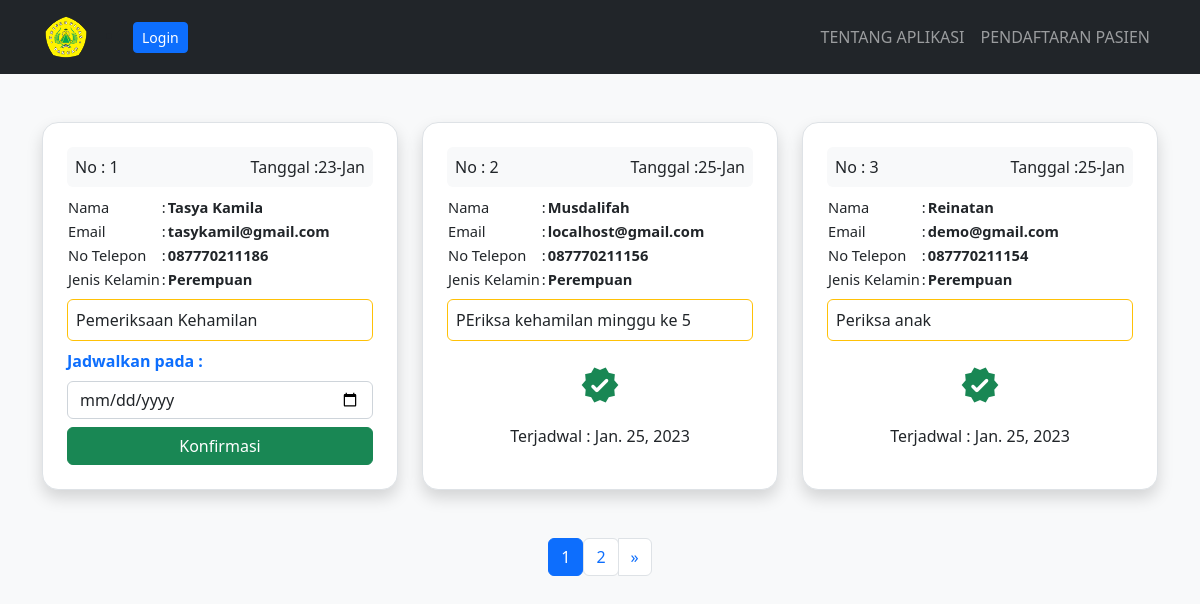
/managependaftaran/, run on the app's committed database.
### bidan/models.py (models this page shows, shortened)
class Pendaftaran(models.Model):
    name = models.CharField(max_length=50)
    email = models.CharField(max_length=100)
    nomortelepon = models.CharField(max_length=15)
    jeniskelamin = models.CharField(max_length=15)
    message = models.TextField(blank=True)
    tanggal_daftar = models.DateField(auto_now_add=True)
    daftar_konfirmasi = models.BooleanField(default=False)
    periksa_konfirmasi = models.BooleanField(default=False)
    tanggal_konfirmasi = models.DateField(
        auto_now_add=False, null=True, blank=True)
    class Meta:
        ordering = ["tanggal_konfirmasi", ]

### bidan/views.py (the view, shortened to what this page needs)
# urls.py: path('managependaftaran/', ManagePendaftaranTemplateView.as_view(), name='manage'),
class ManagePendaftaranTemplateView(ListView):
    template_name = 'listpendaftar.html'
    model = Pendaftaran
    context_object_name = "pendaftaran"
    login_required = True
    paginate_by = 3
    def get_context_data(self, *args, **kwargs):
        context = super().get_context_data(*args, **kwargs)
        context.update({
            "title": "Manage Pendaftaran"
        })
        return context

### templates/listpendaftar.html (shortened to what this page needs)
{% extends 'base.html' %} {% block content %}
<div class="container mt-5">
  <div class="row g-4">
    {% if data in pendaftaran is None %}
    <p>Belum Ada Pendaftaran</p>
    {% else %} {% for data in pendaftaran %}
    <div class="col-12 col-md-4">
      <div class="p-4 rounded-4 bg-body shadow border h-100">
        <div
          class="p-2 bg-light rounded text-dark d-flex justify-content-between"
        >
          <span>No : {{data.id}}</span
          ><span
            >Tanggal
            :{{data.tanggal_daftar|date:"d"}}-{{data.tanggal_daftar|date:"M"}}</span
          >
        </div>
        <table style="font-size: 11pt" class="my-2">
          <tr>
            <td>Nama</td>
            <td>:</td>
            <td class="fw-semibold">{{data.name}}</td>
          </tr>
          <tr>
            <td>Email</td>
            <td>:</td>
            <td class="fw-semibold">{{data.email}}</td>
          </tr>
          <tr>
            <td>No Telepon</td>
            <td>:</td>
            <td class="fw-semibold">{{data.nomortelepon}}</td>
          </tr>
          <tr>
            <td>Jenis Kelamin</td>
            <td>:</td>
            <td class="fw-semibold">{{data.jeniskelamin}}</td>
          </tr>
        </table>
        <div class="p-2 rounded bg-body border border-warning mb-2">
          <span>{{data.message}}</span>
        </div>
        {% if data.daftar_konfirmasi == False %}
        <form method="POST" action="{% url 'manage' %}">
          <label class="text-primary fw-semibold">Jadwalkan pada :</label>
          <input class="form-control my-2" type="date" name="date" required />
          <input
            class="btn btn-success w-100"
            type="submit"
            value="Konfirmasi"
          />
        </form>
        {% else %}
        <p class="text-center mt-4">
          <span class="material-icons-round fs-1 text-success"> verified </span>
        </p>
        <h6 class="text-center">Terjadwal : {{data.tanggal_konfirmasi}}</h6>
        {% endif %}
      </div>
    </div>
    {% endfor %} {% endif %}
  </div>
  {% if is_paginated %}
  <nav aria-label="Page navigation example">
    <ul class="pagination justify-content-center mt-5">
       {% for number in page_obj.paginator.page_range %}
      <div>
        {% if page_obj.number == number %}
        <li class="page-item active">
          <a class="page-link" href="?page={{number}}">{{number}}</a>
        </li>
        {% else %}
        <li class="page-item">
          <a class="page-link" href="?page={{number}}">{{number}}</a>
        </li>
        {% endif %}
      </div>
      {% endfor %} {% if page_obj.has_next %}
      <li class="page-item">
        <a
          class="page-link"
          href="?page={{page_obj.next_page_number }}"
          aria-label="Next"
        >
          <span aria-hidden="true">&raquo;</span>
        </a>
      </li>
      {% endif %}
    </ul>
  </nav>
  {% endif %}
</div>
{% endblock content %} {% block script %} {% endblock script %}

### data on the page
Pendaftaran: id "1", tanggal_daftar "23", tanggal_daftar "Jan", name "Tasya Kamila", email "tasykamil@gmail.com", nomortelepon "087770211186", jeniskelamin "Perempuan", message "Pemeriksaan Kehamilan"
Pendaftaran: id "2", tanggal_daftar "25", tanggal_daftar "Jan", name "Musdalifah", email "localhost@gmail.com", nomortelepon "087770211156", jeniskelamin "Perempuan", message "PEriksa kehamilan minggu ke 5", tanggal_konfirmasi "Jan. 25, 2023"
Pendaftaran: id "3", tanggal_daftar "25", tanggal_daftar "Jan", name "Reinatan", email "demo@gmail.com", nomortelepon "087770211154", jeniskelamin "Perempuan", message "Periksa anak", tanggal_konfirmasi "Jan. 25, 2023"

### other printed values
{{ number }} "1"
{{ number }} "2"
